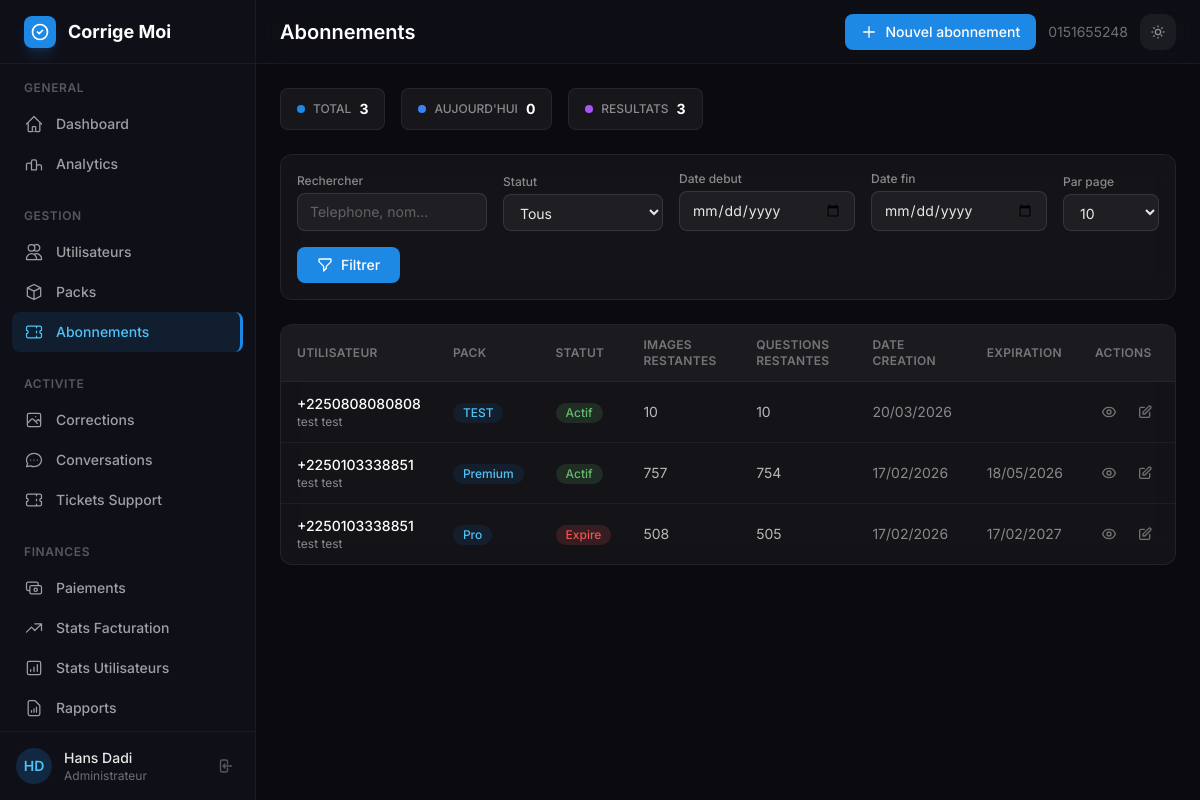
/custom-admin/subscriptions/ (signed in), run on an earlier commit of the app's database.
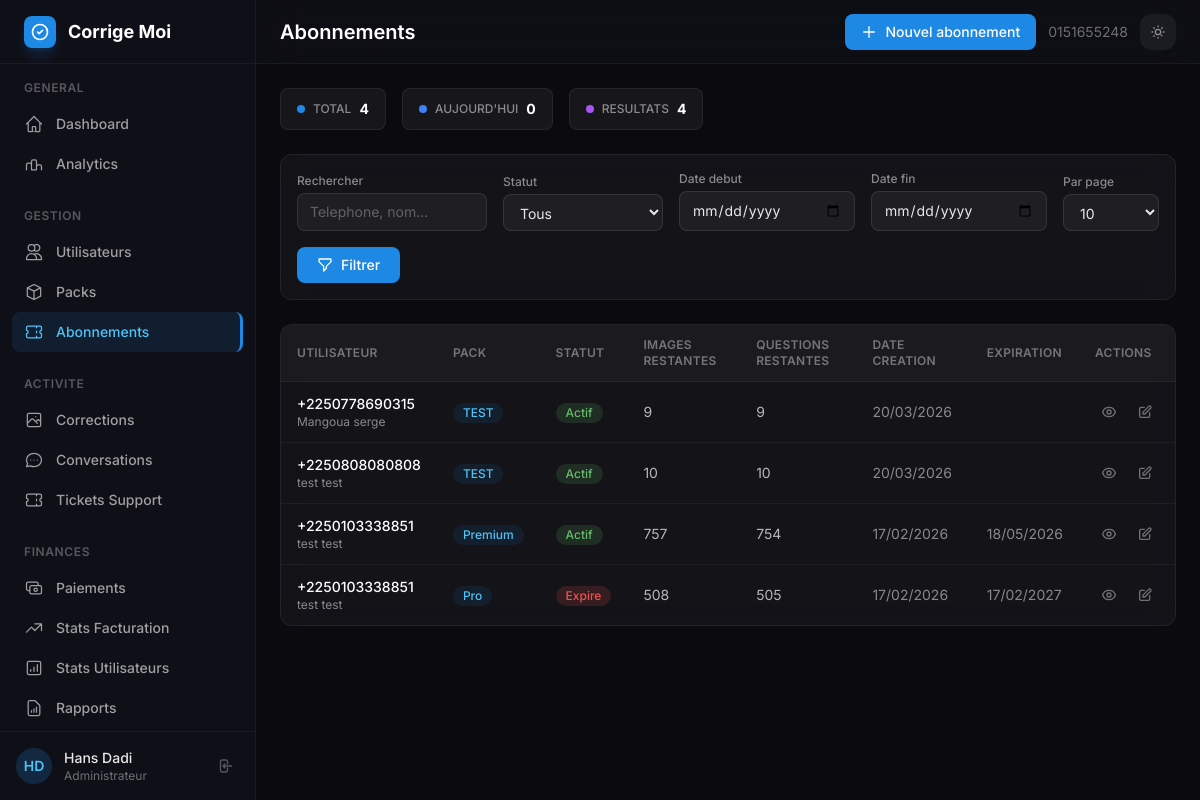
And on a later commit of the database.
### subscriptions/models.py (models this page shows, shortened)
class Subscription(models.Model):
    user = models.ForeignKey(
        User, on_delete=models.CASCADE, related_name="subscriptions"
    )
    pack = models.ForeignKey(Pack, on_delete=models.CASCADE, related_name="subscriptions")
    token = models.UUIDField(default=uuid.uuid4, editable=False, unique=True)
    api_key = models.CharField(max_length=100, unique=True, default=generate_api_key)
    image_corrections_remaining = models.PositiveIntegerField(default=0)
    chat_questions_remaining = models.PositiveIntegerField(default=0)
    is_active = models.BooleanField(default=True)
    created_at = models.DateTimeField(auto_now_add=True)
    expires_at = models.DateTimeField(null=True, blank=True)
    class Meta:
        pass

class Pack(models.Model):
    DURATION_CHOICES = [
        (0, 'Illimité'),
        (30, '30 jours'),
        (90, '90 jours'),
        (365, '1 an'),
    ]
    name = models.CharField(max_length=100, unique=True)
    slug = models.SlugField(max_length=100, blank=True)
    price = models.DecimalField(max_digits=10, decimal_places=2)
    description = models.TextField()
    features = models.JSONField(default=list, blank=True)
    is_best_plan = models.BooleanField(default=False)
    is_active = models.BooleanField(default=True)
    is_free = models.BooleanField(default=False, verbose_name="Pack gratuit (sans paiement)")
    image_corrections_limit = models.PositiveIntegerField(
        default=0,
        help_text="Nombre d'envois d'images autorisés (0 = illimité)"
    )
    chat_questions_limit = models.PositiveIntegerField(
        default=0,
        help_text="Nombre de questions au chatbot autorisées (0 = illimité)"
    )
    duration = models.PositiveIntegerField(
        choices=DURATION_CHOICES,
        default=30,
        help_text="Durée en jours (0 = illimité)"
    )
    created_at = models.DateTimeField(auto_now_add=True)
    updated_at = models.DateTimeField(auto_now=True)
    class Meta:
        verbose_name = "Pack Abonnement"
        verbose_name_plural = "Packs Abonnement"

### authentification/models.py (models this page shows, shortened)
class CustomUser(AbstractBaseUser, PermissionsMixin):
    ROLE_CHOICES = [('student', 'Élève'), ('teacher', 'Enseignant')]
    phone_number = models.CharField(
        max_length=15,
        unique=True,
        error_messages={
            'unique': _("Un utilisateur avec ce numéro de téléphone existe déjà.")
        }
    )
    email = models.EmailField(blank=True, null=True)
    first_name = models.CharField(max_length=50)
    last_name = models.CharField(max_length=50)
    is_active = models.BooleanField(default=True)
    is_staff = models.BooleanField(default=False)
    is_verified = models.BooleanField(default=False)
    role = models.CharField(max_length=10, choices=ROLE_CHOICES, default='student')
    country = models.CharField(max_length=100, blank=True, null=True)
    school_level = models.CharField(max_length=100, blank=True, null=True)
    institution = models.CharField(max_length=200, blank=True, null=True)
    age = models.PositiveIntegerField(blank=True, null=True)
    fcm_token = models.CharField(max_length=512, blank=True, null=True)
    date_joined = models.DateTimeField(default=timezone.now)
    USERNAME_FIELD = 'phone_number'
    REQUIRED_FIELDS = ['first_name', 'last_name']
    objects = CustomUserManager()

### custom_admin/views.py (the view, shortened to what this page needs)
# urls.py: path('subscriptions/', views.admin_subscriptions, name='subscriptions'),
@staff_required
def admin_subscriptions(request):
    search = request.GET.get('search', '').strip()
    status = request.GET.get('status', 'all')
    start_date = request.GET.get('start_date')
    end_date = request.GET.get('end_date')
    per_page = int(request.GET.get('per_page', 10))
    subs = Subscription.objects.select_related('user', 'pack').order_by('-created_at')
    if status == 'active':
        subs = subs.filter(is_active=True).exclude(expires_at__lt=timezone.now())
    elif status == 'inactive':
        subs = subs.filter(Q(is_active=False) | Q(expires_at__lt=timezone.now()))
    if start_date:
        try:
            start = datetime.strptime(start_date, '%Y-%m-%d')
            subs = subs.filter(created_at__gte=start)
        except:
            pass
    if end_date:
        try:
            end = datetime.strptime(end_date, '%Y-%m-%d')
            subs = subs.filter(created_at__lt=end + timedelta(days=1))
        except:
            pass
    total_subs = Subscription.objects.count()
    today_subs = Subscription.objects.filter(created_at__date=timezone.now().date()).count()
    period_subs = subs.count()
    paginator = Paginator(subs, per_page)
    page_obj = paginator.get_page(request.GET.get('page'))
    context = {
        'page_obj': page_obj,
        'search': search,
        'status': status,
        'start_date': start_date,
        'end_date': end_date,
        'per_page': per_page,
        'total_subs': total_subs,
        'today_subs': today_subs,
        'period_subs': period_subs,
    }
    return render(request, 'custom_admin/admin/subscriptions.html', context)

### custom_admin/views.py (called while the page is built)
def staff_required(view_func):
    @wraps(view_func)
    def wrapper(request, *args, **kwargs):
        if not request.user.is_authenticated:
            from django.shortcuts import redirect
            return redirect(f'/custom-admin/login/?next={request.path}')
        if not request.user.is_staff:
            from django.shortcuts import render as _render
            return _render(request, '403.html', status=403)
        return view_func(request, *args, **kwargs)
    return wrapper

### custom_admin/templates/custom_admin/admin/subscriptions.html (shortened to what the changed rows need)
{% extends "custom_admin/base_admin.html" %}
{% block page_title %}Abonnements{% endblock %}
{% block content %}
<div class="flex flex-wrap gap-4 mb-6">
    <div class="inline-flex items-center gap-2 bg-white/[0.05] rounded-lg border border-white/[0.07] px-4 py-2.5">
        <div class="w-2 h-2 rounded-full bg-primary-500"></div>
        <span class="text-xs font-medium text-white/50 uppercase">Total</span>
        <span class="text-sm font-bold text-white">{{ total_subs }}</span>
    </div>
    <div class="inline-flex items-center gap-2 bg-white/[0.05] rounded-lg border border-white/[0.07] px-4 py-2.5">
        <div class="w-2 h-2 rounded-full bg-purple-500"></div>
        <span class="text-xs font-medium text-white/50 uppercase">Resultats</span>
        <span class="text-sm font-bold text-white">{{ period_subs }}</span>
    </div>
</div>
<div class="glass-card rounded-xl overflow-hidden">
    <div class="overflow-x-auto">
        <table class="w-full text-sm text-left">
            <thead class="bg-white/[0.03] border-b border-white/5">
                <tr>
                    <th class="px-4 py-3 text-xs font-semibold text-white/40 uppercase tracking-wide">Utilisateur</th>
                    <th class="px-4 py-3 text-xs font-semibold text-white/40 uppercase tracking-wide">Pack</th>
                    <th class="px-4 py-3 text-xs font-semibold text-white/40 uppercase tracking-wide">Statut</th>
                    <th class="px-4 py-3 text-xs font-semibold text-white/40 uppercase tracking-wide">Images restantes</th>
                    <th class="px-4 py-3 text-xs font-semibold text-white/40 uppercase tracking-wide">Questions restantes</th>
                    <th class="px-4 py-3 text-xs font-semibold text-white/40 uppercase tracking-wide">Date creation</th>
                    <th class="px-4 py-3 text-xs font-semibold text-white/40 uppercase tracking-wide">Expiration</th>
                    <th class="px-4 py-3 text-xs font-semibold text-white/40 uppercase tracking-wide">Actions</th>
                </tr>
            </thead>
            <tbody class="divide-y divide-white/5">
                {% for sub in page_obj %}
                <tr class="hover:bg-white/[0.03] transition-colors">
                    <td class="px-4 py-3">
                        <div>
                            <p class="font-medium text-white">{{ sub.user.phone_number }}</p>
                            <p class="text-xs text-white/50">{{ sub.user.first_name }} {{ sub.user.last_name }}</p>
                        </div>
                    </td>
                    <td class="px-4 py-3">
                        <span class="inline-flex items-center px-2.5 py-0.5 rounded-full text-xs font-medium bg-primary-500/10 text-primary-400">{{ sub.pack.name }}</span>
                    </td>
                    <td class="px-4 py-3">
                        {% if sub.is_active %}
                        <span class="inline-flex items-center px-2.5 py-0.5 rounded-full text-xs font-medium badge-success">Actif</span>
                        {% else %}
                        <span class="inline-flex items-center px-2.5 py-0.5 rounded-full text-xs font-medium badge-danger">Expire</span>
                        {% endif %}
                    </td>
                    <td class="px-4 py-3 text-white/70">{{ sub.image_corrections_remaining }}</td>
                    <td class="px-4 py-3 text-white/70">{{ sub.chat_questions_remaining }}</td>
                    <td class="px-4 py-3 text-white/50">{{ sub.created_at|date:"d/m/Y" }}</td>
                    <td class="px-4 py-3 text-white/50">{{ sub.expires_at|date:"d/m/Y" }}</td>
                    <td class="px-4 py-3">
                        <div class="flex items-center gap-2">
                            <a href="{% url 'custom_admin:subscription_detail' subscription_id=sub.id %}"
                               class="p-1.5 rounded-lg text-white/40 hover:text-primary-400 hover:bg-primary-500/10 transition-colors" title="Voir">
                            </a>
                            <a href="{% url 'custom_admin:subscription_edit' subscription_id=sub.id %}"
                               class="p-1.5 rounded-lg text-white/40 hover:text-blue-400 hover:bg-blue-500/10 transition-colors" title="Modifier">
                                <svg class="w-4 h-4" fill="none" viewBox="0 0 24 24" stroke="currentColor"><path stroke-linecap="round" stroke-linejoin="round" stroke-width="2" d="M11 5H6a2 2 0 00-2 2v11a2 2 0 002 2h11a2 2 0 002-2v-5m-1.414-9.414a2 2 0 112.828 2.828L11.828 15H9v-2.828l8.586-8.586z"/></svg>
                            </a>
                        </div>
                    </td>
                </tr>
                {% endfor %}
            </tbody>
        </table>
    </div>
</div>
{% endblock %}

What changed in the data, as far as the page shows it:
added Subscription: user.phone_number "+2250778690315", user.first_name "Mangoua", user.last_name "serge", pack.name "TEST", is_active "Actif", image_corrections_remaining "9", chat_questions_remaining "9", created_at "20/03/2026"
Also different on the page:
{{ total_subs }}: "3" → "4"
{{ period_subs }}: "3" → "4"
